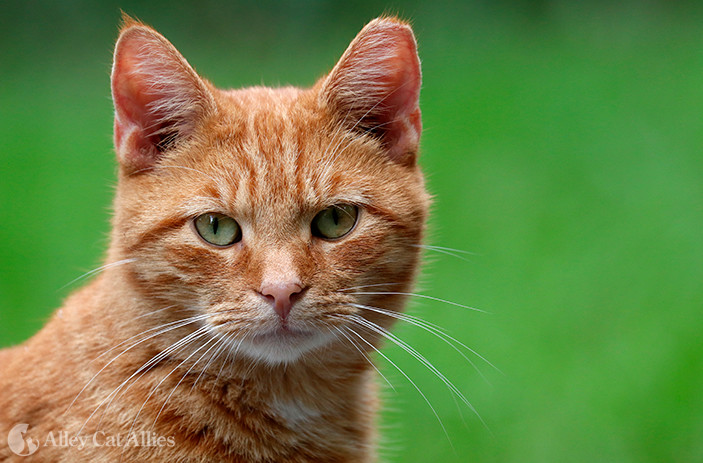
#> input picture Computer Vision/images/cat.jpg, 703 x 463 px
$ python filtering.py
#> lines starting #> are read from the running program, lines starting #| are printed output that depends on the picture
#!/usr/bin/env python3

import cv2 as cv
import numpy as np
import matplotlib.pyplot as plt

if __name__ == '__main__':
    img = cv.imread('images/cat.jpg')
#> img is the input picture: shape (463, 703, 3); mean B, G, R 68.6, 129.3, 105.4

    r, c, ch = img.shape
#> r = 463; c = 703; ch = 3

    img_gray = cv.cvtColor(img, cv.COLOR_BGR2GRAY)
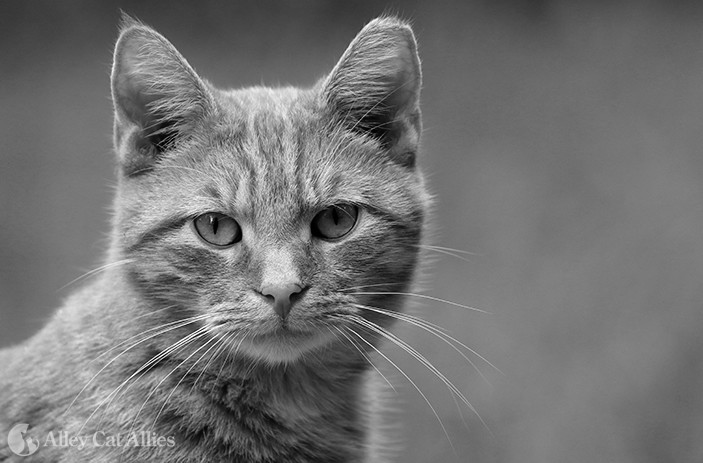
#> img_gray: shape (463, 703); min 0, max 255, mean 115.2
    img_float = img_gray.astype('float')
    img_filtered = np.zeros(shape=(r,c), dtype='float')

    #Using a 3x3 kernel
    kernel = [[0, 0, 0],
              [0, 0, 0],
              [0, 0, 1]]

    for row in range(1, r-1):           #m
        for col in range(1, c-1):       #n
            filt_val = 0.0
            for krow in range(3):       #K
                for kcol in range(3):   #L
                    filt_val += kernel[krow][kcol] * img_float[row + krow - 1, col + kcol - 1]
            img_filtered[row, col] = filt_val
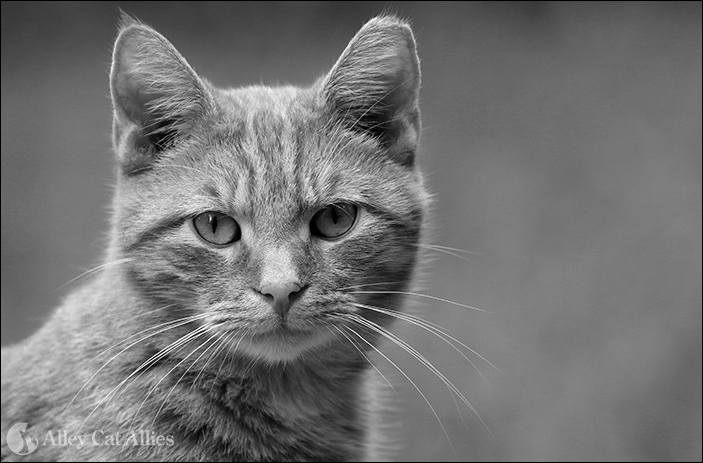
#> img_filtered: shape (463, 703) float64; min 0, max 255, mean 114.7

    img_filtered = img_filtered.astype('uint8')

    #Graph
    fig, ax = plt.subplots(1, 2)
    ax[0].imshow(img_gray, cmap='gray', vmin=0, vmax=255)
    ax[1].imshow(img_filtered, cmap='gray', vmin=0, vmax=255)

    plt.show()
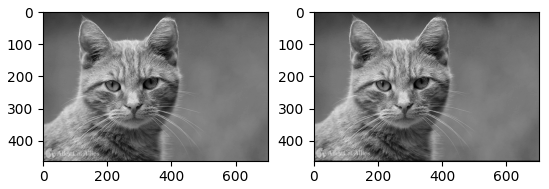
#> figure drawn by matplotlib, 2 panels
